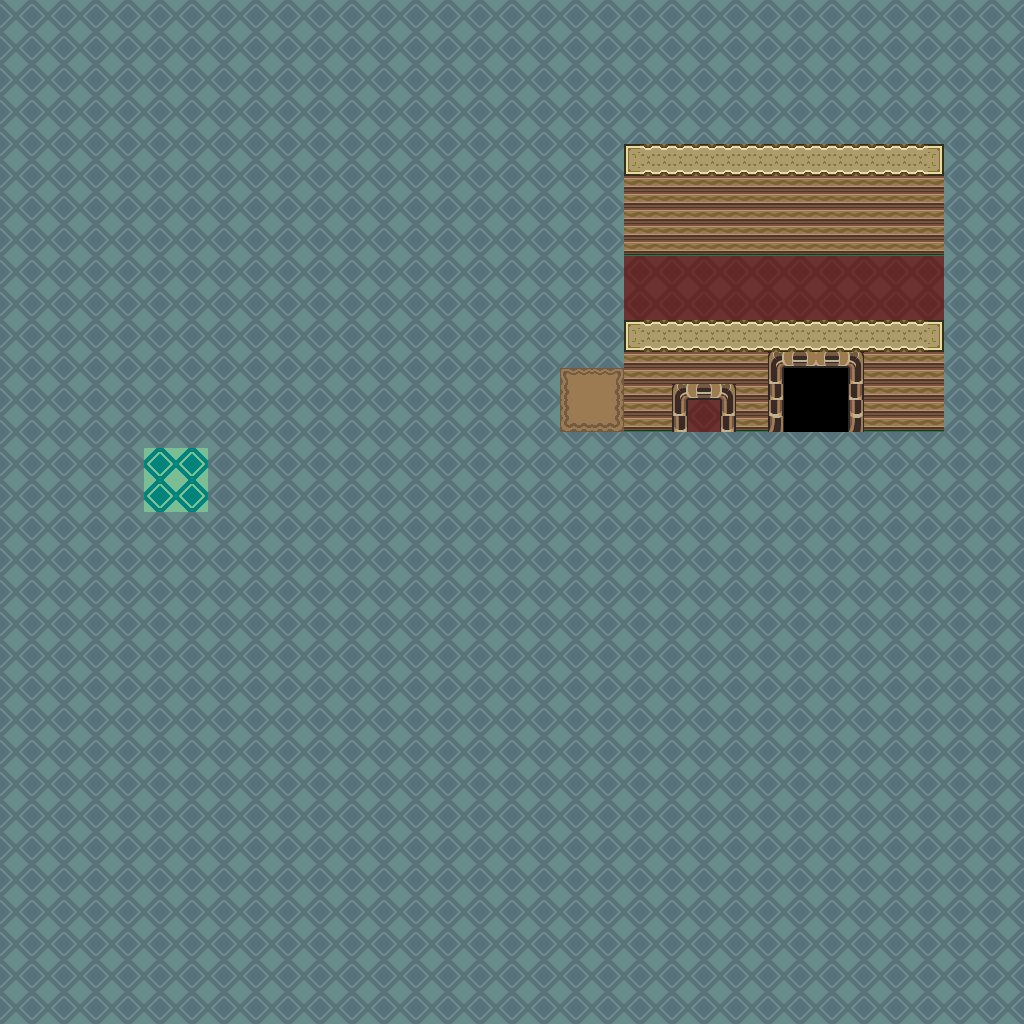

A 2D game scene composited from a Tiled map and its tileset images. What follows is a short description and the map's XML, with each tile layer's data collapsed to a summary:
An orthogonal 64x64 tile map with 16x16 px tiles, 1 tile layer (base), 1 hidden layer not drawn and 8 objects.

<map version="1.10" tiledversion="1.12.1" orientation="orthogonal" renderorder="right-down" width="64" height="64" tilewidth="16" tileheight="16" infinite="0" nextlayerid="3" nextobjectid="9">
 <tileset firstgid="1" source="../classiciphone_pics4.tsx" />
 <layer id="1" name="base" width="64" height="64">
  <data>[4096 cells, 4096 non-empty, 39 distinct tile ids]</data>
 </layer>
 <layer id="2" name="collision" width="64" height="64" visible="0">
  <properties><property name="collision" value="true" /></properties>
  <data>[4096 cells, 276 non-empty, 1 distinct tile ids]</data>
 </layer>
 <objectgroup id="3" name="npcs">
  <!-- 8 objects omitted --></objectgroup>
</map>
<!-- 8 of 8 objects omitted -->
